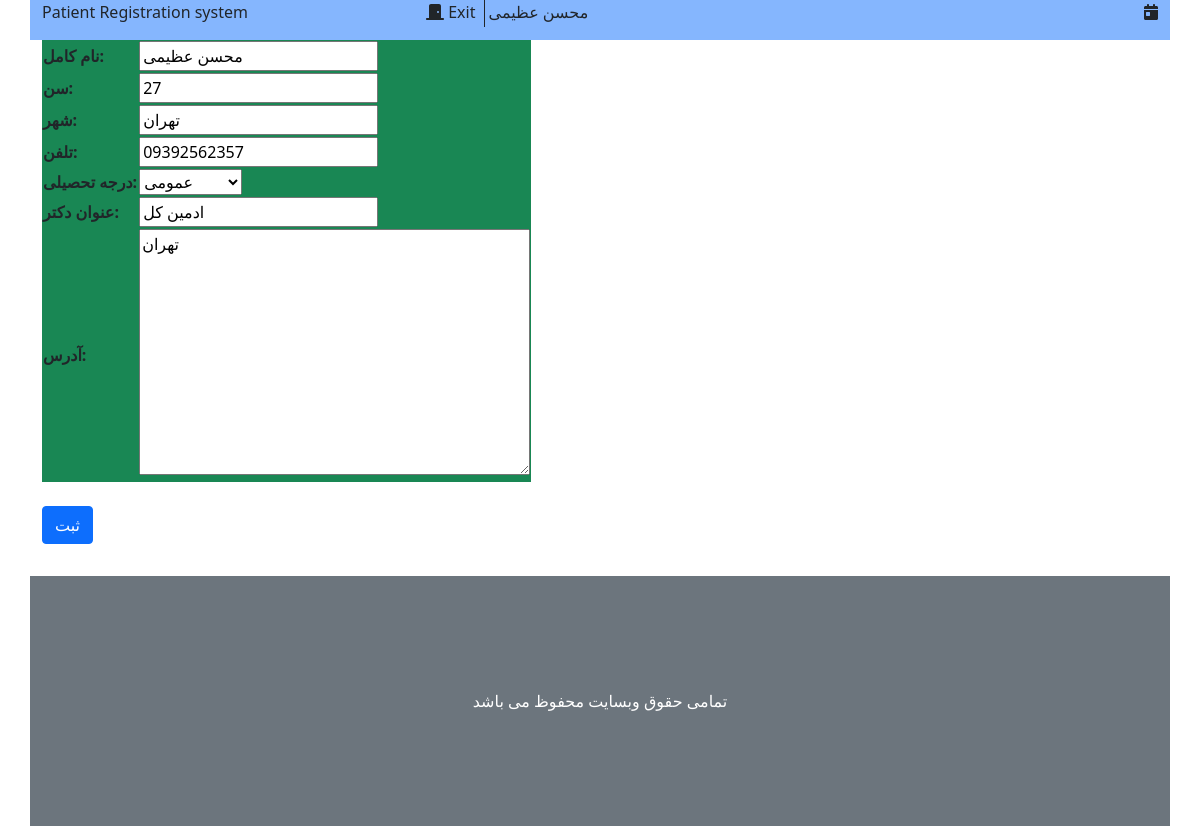
Screenshot of /visit/editDoctorInfo/ (signed in) with the database file from the repository.
### account/models.py (models this page shows, shortened)
class profile(models.Model):
    class Meta:
        verbose_name = 'ساخت حساب دکتر'
        verbose_name_plural = 'ساخت حساب دکتر'
    user = models.OneToOneField(User, on_delete=models.CASCADE, verbose_name='حساب کاربری', null=True)
    fullname = models.CharField('نام کامل', max_length=120, default='')
    age = models.IntegerField('سن', null=True)
    city = models.CharField('شهر', max_length=50, null=True)
    phone = models.CharField('تلفن', max_length=12, null=True)
    Secretary, Doctor, AdminSystem = 0, 1, 2
    role_list = [(Secretary, 'منشی (سطح 0)'), (Doctor, 'دکتر (سطح 1)'), (AdminSystem, 'ادمین سیستم (سطح 3)')]
    role = models.IntegerField('سطح دسترسی', choices=role_list, null=True, default=0, blank=True)
    General, Specialist, SuperSpecialist = 0, 1, 2
    deg = [(General, 'عمومی'), (Specialist, 'تخصص'), (SuperSpecialist, 'فوق تخصص')]
    degree = models.IntegerField('درجه تحصیلی', choices=deg, null=True, blank=True)
    title = models.CharField('عنوان دکتر', null=True, max_length=50)
    address = models.TextField('آدرس', null=True)

### visit/views.py (the view)
# urls.py: path('editDoctorInfo/', edit_info, name='edit_info'),
@login_required
def edit_info(request):
    edit_doctor = EditDoctorInformation(request.POST or None, instance=request.user.profile)
    if request.method == 'POST':
        if edit_doctor.is_valid:
            edit_doctor.save(commit=True)
            return redirect('visit:main_page')
    context = {
        'edit_doctor': edit_doctor,
        'date': time_now
    }
    return render(request, 'visit/edit_info.html', context)

### visit/forms.py
class EditDoctorInformation(forms.ModelForm):
    class Meta:
        model = profile
        exclude = ['user', 'role']

### visit/templates/visit/edit_info.html (shortened to what this page needs)
{% extends "visit/_base.html" %}
{% block main %}
    <form action="" method="post">
        <table class="bg-success">
            {{ edit_doctor }}
        </table>
        <button class="btn btn-primary my-4" type="submit">ثبت</button>
    </form>
{% endblock %}

### visit/templates/visit/_base.html (shortened to what this page needs)
{% load static %}
<!DOCTYPE html>
<html lang="en">
<head>
    <link rel="stylesheet" href="{% static "visit/css/bootstrap.css" %}">
    <link rel="stylesheet" href="{% static "visit/css/all.css" %}">
</head>
<body>
<div class="container">
    <div class="header">
        <div class="row bg-primary bg-opacity-50">
            <div class="col-4 text-start">
                <p class=""><a href="{% url "visit:main_page" %}" class="text-decoration-none text-dark">Patient Registration system</a></p>
            </div>
            <div class="col-4 center-block">
                {% if user.is_authenticated %}
                    <a class="text-decoration-none border-dark border-end p-1 text-dark" href="{% url "account:logout_view" %}">
                        <i class="fa fa-door-closed"></i>
                        Exit
                    </a>
                    {% if user.profile.fullname == ""%}
                        <span class="p-1"> {{ user.get_username }}</span>
                    {% else %}
                        <span class="p-1">{{ user.profile.fullname }}</span>
                    {% endif %}
                {% endif %}
            </div>
            <div class="col-4 text-end">
            <i class="fa fa-calendar-day"></i>
            </div>
        </div>
    </div>
    <div class="content">
        {% block main %}
        {% endblock %}
    </div>
    <div class="footer">
         <div class="row align-items-center bg-secondary my-2" style="height: 250px">
            <span class="text-center text-white">تمامی حقوق وبسایت محفوظ می باشد</span>
         </div>
    </div>
</div>
</body>
</html>

### visit/static/visit/css/all.css (style rules this page uses)
.fa-calendar-day:before { content: "\f783"; }
.fa-door-closed:before { content: "\f52a"; }

### rows the page displays
profile: fullname "محسن عظیمی", age "27", city "تهران", phone "09392562357", degree "عمومی", title "ادمین کل", address "تهران"

### other values shown
{{ user.profile.fullname }} "محسن عظیمی"
